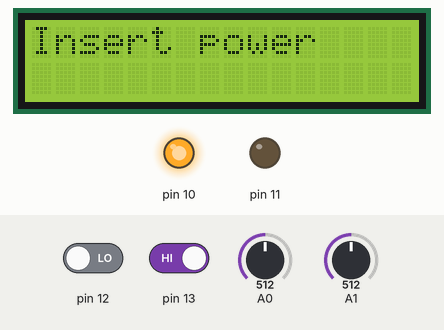
Bench run of a sketch on a simulated Arduino Uno, built with avr-gcc and run on an emulated ATmega328P. Parts: 16×2 character LCD, output pins drawn as LEDs (lit = HIGH). The inputs (shaded band) are chosen by the test bench; at power-on: A1 = 512, pin 12 LOW, pin 13 HIGH, A0 = 512. What the sketch prints to the serial monitor is not drawn.

Above: at 1.2 s.
1.3 s: A1 set to 606
2.8 s: A1 set to 623
At 4.0 s:
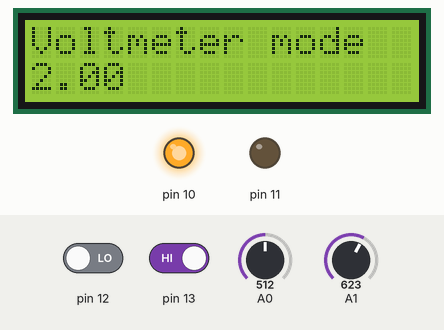
4.3 s: pin 12 driven HIGH
At 4.7 s:
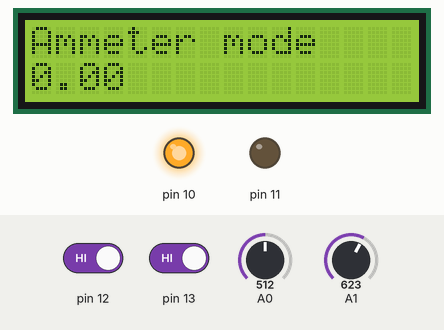
5.8 s: pin 13 driven LOW
At 6.4 s:
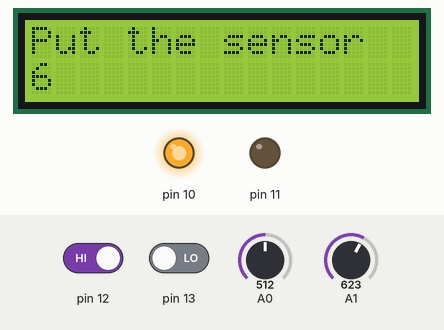
8.8 s: A0 set to 801
At 9.9 s:
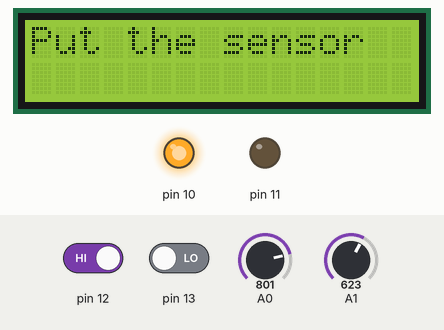
10.3 s: A0 set to 837
At 10.9 s:
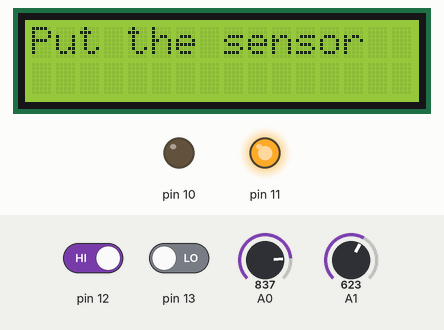
Timing chart, 0 to 12.8 s (numbered marks = the images above; inputs shaded):
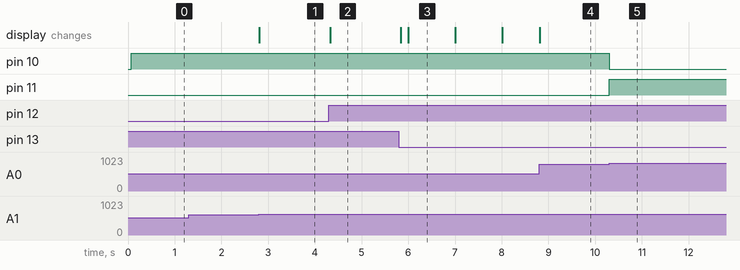

The sketch:

Testjigreal.ino
```cpp
#include <LiquidCrystal.h>
LiquidCrystal lcd(7, 6, 5, 4, 3, 2);
int n,x,a;
float b=0.0000;
float c=0.0000;
float z=0.0000;
unsigned long cur,prev=0;

void setup()
{
  // put your setup code here, to run once:
  pinMode(13,INPUT);
  pinMode(12,INPUT);
  pinMode(11,OUTPUT);
  pinMode(10,OUTPUT);
  lcd.begin(16,2);
  lcd.print("Hello,World!");
  Serial.begin(9600);
  lcd.setCursor(0,0);
  lcd.print("            ");
}

void loop()
{
  // put your main code here, to run repeatedly:
  while(digitalRead(13)==LOW)
  {
    lcd.setCursor(0,0);
    lcd.print("Put the sensor  ");
    lcd.setCursor(0,1);
    lcd.print("       ");
    b=analogRead(0)*5/1023;
    Serial.println(b);
    while(b>3 && digitalRead(13)==LOW)
    {
      checkbulb();
      checkpower();
      b=analogRead(0)*5/1023;
      Serial.println(b);
    }
    //b=analogRead(0)*5/1023;
    if(b<3 && digitalRead(13)==LOW)
    {
      cur=millis()/1000;
      prev=cur;
      while(b<3 && digitalRead(13)==LOW)
      {
        checkbulb();
        checkpower();
        b=analogRead(0)*5/1023;
        Serial.println(b);
        lcd.setCursor(0,1);
        unsigned long cur=millis()/1000;
        lcd.print(cur);

        if(b>3 || digitalRead(13)==HIGH)
        {
          lcd.setCursor(0,0);
          lcd.print("Test interrupted");
          delay(2000);
          break;
        }

        if(cur-prev==5)
        {
          lcd.setCursor(0,0);
          lcd.print("Passed the test!!");
          delay(2000);
          break;
        }
        /*else if(cur-prev==5)
        {
          lcd.setCursor(0,0);
          lcd.print("Test interrupted");
          delay(2000);
          prev=cur;
          break;
        }*/
      }
    }

  }
  lcd.setCursor(0,0);
  lcd.print("                   ");
  lcd.setCursor(0,1);
  lcd.print("                   ");

  while(digitalRead(12)==LOW)
  {
    checkbulb();
    checkpower();
    lcd.setCursor(0,0);
    lcd.print("Voltmeter mode     ");
    b=analogRead(0)*5/1023;
    Serial.println(b);
    lcd.setCursor(0,1);
    lcd.print(b);
    delay(500);
  }
  lcd.setCursor(0,0);
  lcd.print("                   ");
  lcd.setCursor(0,1);
  lcd.print("                   ");

  while(digitalRead(13)==HIGH && digitalRead(12)==HIGH)
  {
    checkbulb();
    checkpower();
    lcd.setCursor(0,0);
    lcd.print("Ammeter mode      ");
    b=analogRead(0)*5/(1023*1420);
    lcd.setCursor(0,1);
    lcd.print(b);
    delay(500);
  }
  lcd.setCursor(0,0);
  lcd.print("                   ");
  lcd.setCursor(0,1);
  lcd.print("                   ");
}

void checkbulb()
{
  b=analogRead(0)*5/1023;
  if(b<3)
  {
    digitalWrite(11,LOW);
    digitalWrite(10,HIGH);
    //Serial.println("Red On");
  }
  else
  {
    digitalWrite(11,HIGH);
    digitalWrite(10,LOW);
    //Serial.println("Green On");
  }
}
void checkpower()
{
  while(analogRead(1)*5/1023<3)
  {
    lcd.setCursor(0,0);
    lcd.print("Insert power       ");
    lcd.setCursor(0,1);
    lcd.print("                   ");
  }
}
```

Measured:
- the behaviour switches between 613 and 614 on A1 (found by bisection; images 0 and 1)
- the behaviour switches between 818 and 819 on A0 (found by bisection; images 4 and 5)
- after the input at 1.3 s, every drawn part: stays the same
- after the input at 2.8 s, the display: changes at once (image 1)
- after the input at 4.3 s, the display: changes at once (image 2)
- after the input at 5.8 s, the display: first changes at once (image 3 shows a later state)
- after the input at 10.3 s, pin 10: HIGH → LOW at once; pin 11: LOW → HIGH at once
- what the display in image 3 shows lasts 1.0 s, from 6.0 s to 7.0 s
